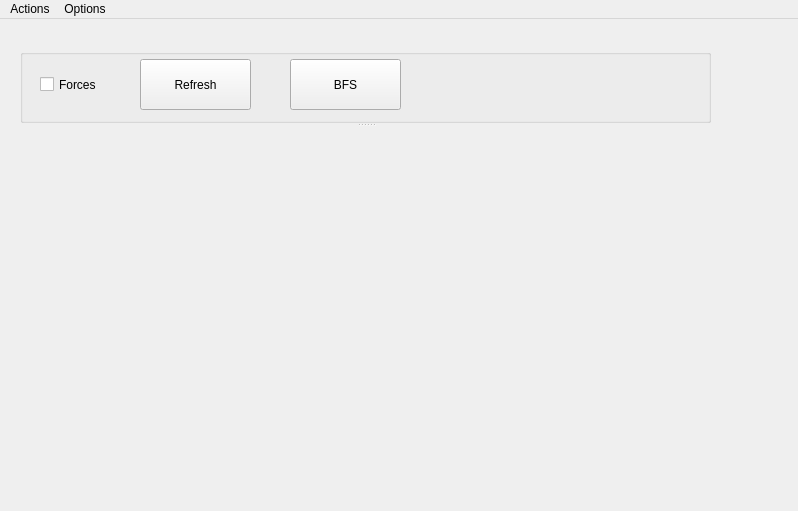
<?xml version="1.0" encoding="UTF-8"?>
<ui version="4.0">
 <class>MainWindow</class>
 <widget class="QMainWindow" name="MainWindow">
  <property name="geometry">
   <rect>
    <x>0</x>
    <y>0</y>
    <width>798</width>
    <height>511</height>
   </rect>
  </property>
  <property name="windowTitle">
   <string>MainWindow</string>
  </property>
  <widget class="QWidget" name="centralWidget">
   <widget class="QSplitter" name="splitter">
    <property name="geometry">
     <rect>
      <x>20</x>
      <y>30</y>
      <width>691</width>
      <height>431</height>
     </rect>
    </property>
    <property name="orientation">
     <enum>Qt::Vertical</enum>
    </property>
    <widget class="QGroupBox" name="groupBox">
     <property name="minimumSize">
      <size>
       <width>0</width>
       <height>74</height>
      </size>
     </property>
     <property name="maximumSize">
      <size>
       <width>16777215</width>
       <height>74</height>
      </size>
     </property>
     <property name="title">
      <string/>
     </property>
     <widget class="QPushButton" name="pushButton">
      <property name="geometry">
       <rect>
        <x>270</x>
        <y>10</y>
        <width>111</width>
        <height>51</height>
       </rect>
      </property>
      <property name="text">
       <string>BFS</string>
      </property>
     </widget>
     <widget class="QCheckBox" name="checkBox">
      <property name="geometry">
       <rect>
        <x>20</x>
        <y>10</y>
        <width>101</width>
        <height>51</height>
       </rect>
      </property>
      <property name="text">
       <string>Forces</string>
      </property>
     </widget>
     <widget class="QPushButton" name="pushButton_2">
      <property name="geometry">
       <rect>
        <x>120</x>
        <y>10</y>
        <width>111</width>
        <height>51</height>
       </rect>
      </property>
      <property name="text">
       <string>Refresh</string>
      </property>
     </widget>
    </widget>
    <widget class="GraphWidget" name="graphview" native="true"/>
   </widget>
  </widget>
  <widget class="QMenuBar" name="menuBar">
   <property name="geometry">
    <rect>
     <x>0</x>
     <y>0</y>
     <width>798</width>
     <height>21</height>
    </rect>
   </property>
   <widget class="QMenu" name="menuOpen">
    <property name="title">
     <string>Actions</string>
    </property>
    <addaction name="actionOpen"/>
    <addaction name="actionPrint_GraphList"/>
   </widget>
   <widget class="QMenu" name="menuHelp">
    <property name="title">
     <string>Options</string>
    </property>
    <addaction name="actionHelp"/>
    <addaction name="actionAbout"/>
   </widget>
   <addaction name="menuOpen"/>
   <addaction name="menuHelp"/>
  </widget>
  <action name="actionOpen">
   <property name="text">
    <string>Open</string>
   </property>
   <property name="shortcut">
    <string>Ctrl+O</string>
   </property>
  </action>
  <action name="actionPrint_GraphList">
   <property name="text">
    <string>Print GraphList</string>
   </property>
   <property name="shortcut">
    <string>Ctrl+P</string>
   </property>
  </action>
  <action name="actionHelp">
   <property name="text">
    <string>Help</string>
   </property>
   <property name="shortcut">
    <string>F1</string>
   </property>
  </action>
  <action name="actionAbout">
   <property name="text">
    <string>About</string>
   </property>
   <property name="shortcut">
    <string>F2</string>
   </property>
  </action>
 </widget>
 <layoutdefault spacing="6" margin="11"/>
 <customwidgets>
  <customwidget>
   <class>GraphWidget</class>
   <extends>QWidget</extends>
   <header location="global">graphwidget.h</header>
   <container>1</container>
  </customwidget>
 </customwidgets>
 <resources/>
 <connections/>
</ui>
